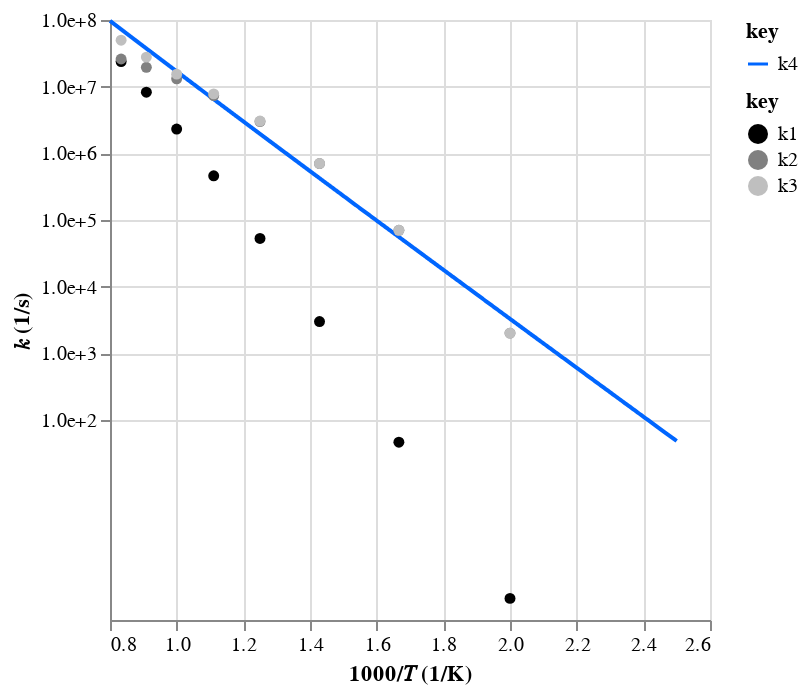

The code cell stored with this chart in its notebook:
### Code cell
# C5H6(478) + HO2(8) = S(1210)r0 (reversed)
sciss_mess_out_fake = """
W2->W14

P\T           500       600       700       800       900     1e+03   1.1e+03   1.2e+03   1.3e+03   1.4e+03   1.5e+03   1.6e+03   1.7e+03   1.8e+03   1.9e+03     2e+03
0.1        0.0279      3.29       302  7.63e+03  8.82e+04  5.61e+05  2.39e+06  7.73e+06  2.01e+07  4.14e+07  7.89e+07  1.31e+08   2.2e+08  3.11e+08  4.42e+08  5.53e+08
1           0.211      46.5     3e+03  5.28e+04   4.6e+05  2.31e+06  8.25e+06  2.38e+07  5.84e+07  1.18e+08  2.23e+08  3.74e+08  6.12e+08  8.91e+08  1.28e+09  1.68e+09
10            3.6       515  1.96e+04  2.64e+05  1.96e+06  8.73e+06  2.79e+07  7.25e+07  1.61e+08  3.06e+08  5.52e+08  9.01e+08  1.43e+09  2.09e+09     3e+09  3.99e+09
100          95.9  5.57e+03  1.17e+05  1.15e+06   7.1e+06   2.9e+07  8.77e+07  2.16e+08  4.52e+08   8.2e+08  1.39e+09  2.17e+09  3.23e+09  4.56e+09  6.34e+09  8.33e+09
O-O      2.19e+03  9.26e+04  1.38e+06  1.05e+07  5.18e+07  1.86e+08  5.29e+08  1.27e+09  2.66e+09  5.03e+09  8.73e+09  1.42e+10  2.17e+10  3.17e+10  4.45e+10  6.04e+10
"""
sciss_mess_out_real = """
W2->P2

P\T           500       600       700       800       900     1e+03   1.1e+03   1.2e+03   1.3e+03   1.4e+03   1.5e+03   1.6e+03   1.7e+03   1.8e+03   1.9e+03     2e+03
0.1      1.43e+03  3.33e+04  2.12e+05  6.34e+05   1.3e+06  2.32e+06     4e+06  6.69e+06  1.11e+07   1.5e+07  1.92e+07  2.28e+07  3.45e+07  3.54e+07  3.84e+07  3.06e+07
1        2.01e+03     7e+04  7.02e+05     3e+06  7.34e+06  1.31e+07  1.95e+07   2.6e+07   3.4e+07  4.09e+07  4.94e+07  5.86e+07  8.27e+07  9.36e+07  1.09e+08  1.03e+08
10       2.16e+03  8.78e+04  1.17e+06  7.17e+06  2.44e+07  5.43e+07  9.05e+07  1.23e+08  1.48e+08   1.6e+08  1.64e+08  1.67e+08  1.92e+08  2.03e+08   2.2e+08  2.09e+08
100      2.08e+03  8.63e+04  1.23e+06  8.81e+06  3.81e+07  1.12e+08  2.43e+08   4.1e+08  5.74e+08  6.97e+08  7.56e+08  7.73e+08  8.03e+08  7.77e+08  7.42e+08  6.52e+08
O-O           ***       ***       ***       ***       ***       ***       ***       ***       ***       ***       ***       ***       ***       ***       ***       ***
"""
sciss_rxn_fake = ac.rate.from_mess_channel_output(sciss_mess_out_fake)
sciss_rxn_real = ac.rate.from_mess_channel_output(sciss_mess_out_real)
sciss_rxn_data = sciss_rxn_fake + sciss_rxn_real
sciss_rxn_fit = ac.rate.fit_plog(sciss_rxn_data, sanitize=False)
ac.rate.display([sciss_rxn_fake, sciss_rxn_real, sciss_rxn_data, sciss_rxn_fit])

### Figure 1 — Vega-Lite specification as saved in the notebook (floating-point values rounded to 4 significant figures; data arrays with more than 128 entries replaced by an {"elided": "..."} marker saying what was removed)
{"config": {"view": {"continuousWidth": 300, "continuousHeight": 300}}, "layer": [{"data": {"name": "data-aefe2f5f3fe174e87be1c9000e9f30f9"}, "mark": {"type": "line"}, "encoding": {"color": {"field": "key", "scale": {"domain": ["k4"], "range": ["#0066ff"]}, "type": "nominal"}, "x": {"field": "x", "scale": {"zero": false}, "title": "1000/𝑇 (1/K)", "type": "quantitative"}, "y": {"axis": {"format": ".1e", "values": [100, 1000, 10000, 100000, 1000000, 10000000, 100000000, 1000000000]}, "field": "value", "scale": {"type": "log"}, "title": "𝑘 (1/s)", "type": "quantitative"}}, "transform": [{"fold": ["k4"]}]}, {"data": {"name": "data-046cd4300e40a05086cdc25a0dc89be3"}, "mark": {"type": "point", "filled": true, "opacity": 1}, "encoding": {"color": {"field": "key", "scale": {"domain": ["k1", "k2", "k3"], "range": ["#000000", "#808080ff", "#bfbfbfff"]}, "type": "nominal"}, "x": {"field": "x", "scale": {"zero": false}, "title": "1000/𝑇 (1/K)", "type": "quantitative"}, "y": {"axis": {"format": ".1e", "values": [0.1, 1, 10, 100, 1000, 10000, 100000, 1000000, 10000000, 100000000, 1000000000]}, "field": "value", "scale": {"type": "log"}, "title": "𝑘 (1/s)", "type": "quantitative"}}, "transform": [{"fold": ["k1", "k2", "k3"]}]}], "resolve": {"scale": {"color": "independent"}}, "$schema": "https://vega.github.io/schema/vega-lite/v5.20.1.json", "datasets": {"data-aefe2f5f3fe174e87be1c9000e9f30f9": {"elided": "1000 records"}, "data-046cd4300e40a05086cdc25a0dc89be3": [{"x": 2.0, "k1": 0.211, "k2": 2010.0, "k3": 2010.0}, {"x": 1.667, "k1": 46.5, "k2": 70000.0, "k3": 70050.0}, {"x": 1.429, "k1": 3000.0, "k2": 702000.0, "k3": 705000.0}, {"x": 1.25, "k1": 52800.0, "k2": 3000000.0, "k3": 3053000.0}, {"x": 1.111, "k1": 460000.0, "k2": 7340000.0, "k3": 7800000.0}, {"x": 1.0, "k1": 2310000.0, "k2": 13100000.0, "k3": 15410000.0}, {"x": 0.9091, "k1": 8250000.0, "k2": 19500000.0, "k3": 27750000.0}, {"x": 0.8333, "k1": 23800000.0, "k2": 26000000.0, "k3": 49800000.0}]}}
